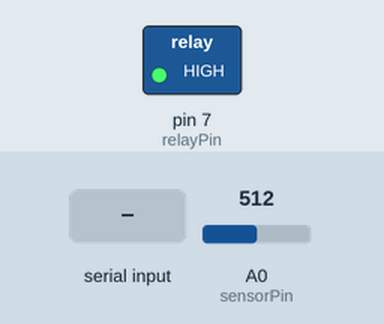
A sketch run on a simulated Arduino Uno, built with avr-gcc and run on an emulated ATmega328P. On the bench: switched loads named in the sketch (green lamp = pin HIGH). The inputs (shaded band) are chosen by the test bench; at power-on: A0 (sensorPin) = 512.

Above: at 1.2 s.
1.3 s: "ON\n" received over the second serial link
At 2.0 s:
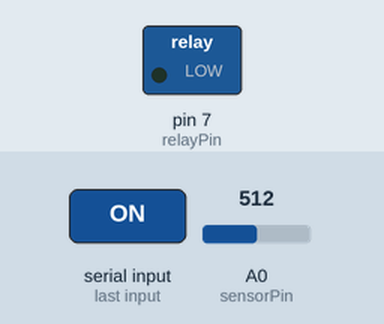
2.8 s: "OFF\n" received over the second serial link
At 3.2 s:
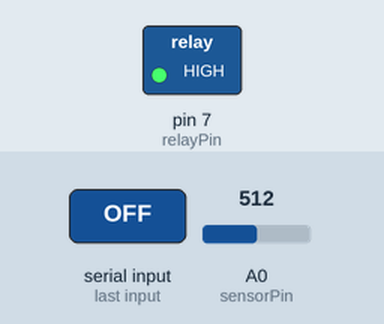
Timing chart, 0 to 5.8 s (numbered marks = the images above; inputs shaded):
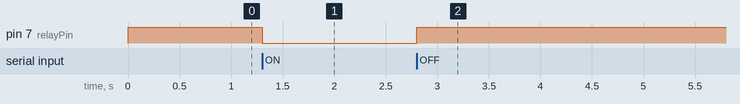

The sketch:

SistemaRiegoUNO.ino
```cpp
#include <SoftwareSerial.h>

// HC-05 TXD -> D10 (RX). HC-05 RXD <- D11 (TX) CON DIVISOR DE VOLTAJE.
SoftwareSerial bt(10, 11);
const int sensorPin = A0;
const int relayPin = 7;
const bool RELAY_ACTIVE_LOW = true; // Ajustar al módulo de relé
const int dryRaw = 800; // Calibrar con tierra seca
const int wetRaw = 350; // Calibrar con tierra húmeda
const int thresholdOn = 35;
const int thresholdOff = 50;
bool automaticMode = false;
bool pumpOn = false;
unsigned long lastRead = 0;
String command = "";

void setPump(bool on) {
  pumpOn = on;
  digitalWrite(relayPin, RELAY_ACTIVE_LOW ? (on ? LOW : HIGH) : (on ? HIGH : LOW));
}

int humidity() {
  int raw = analogRead(sensorPin);
  return constrain(map(raw, dryRaw, wetRaw, 0, 100), 0, 100);
}

void reportStatus(int h) {
  bt.print("HUM:"); bt.print(h);
  bt.print(";PUMP:"); bt.print(pumpOn ? "ON" : "OFF");
  bt.print(";MODE:"); bt.println(automaticMode ? "AUTO" : "MANUAL");
}

void handleCommand(String c) {
  c.trim();
  c.toUpperCase();
  if (c == "ON") {
    automaticMode = false; // Control manual tiene prioridad
    setPump(true);
  } else if (c == "OFF") {
    automaticMode = false; // Parada manual
    setPump(false);
  } else if (c == "AUTO") {
    automaticMode = true;
  } else if (c == "MANUAL") {
    automaticMode = false;
    setPump(false);
  } else if (c != "STATUS") {
    bt.println("ERROR:COMANDO");
    return;
  }
  reportStatus(humidity());
}

void setup() {
  digitalWrite(relayPin, RELAY_ACTIVE_LOW ? HIGH : LOW);
  pinMode(relayPin, OUTPUT);
  setPump(false);
  Serial.begin(9600);
  bt.begin(9600);
  reportStatus(humidity());
}

void loop() {
  while (bt.available()) {
    char ch = (char)bt.read();
    if (ch == '\n' || ch == '\r') {
      if (command.length()) { handleCommand(command); command = ""; }
    } else if (command.length() < 32) command += ch;
  }
  if (millis() - lastRead >= 1000) {
    lastRead = millis();
    int h = humidity();
    if (automaticMode) {
      if (!pumpOn && h < thresholdOn) setPump(true);
      else if (pumpOn && h >= thresholdOff) setPump(false);
    }
    reportStatus(h);
  }
}
```

Measured:
- after the input at 1.3 s, pin 7 (relayPin): HIGH → LOW at once
- after the input at 2.8 s, pin 7 (relayPin): LOW → HIGH at once
